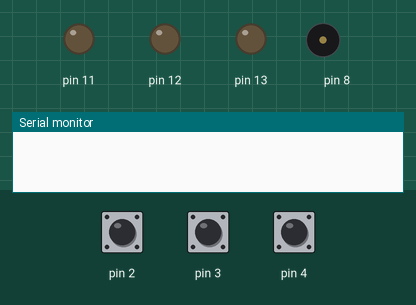
A program run on a simulated Arduino Uno, built with avr-gcc and run on an emulated ATmega328P. On the bench: output pins drawn as LEDs (lit = HIGH), buzzer (waves = sounding), the last lines printed to the serial monitor. Dashed ring = blinking. The inputs (shaded band) are chosen by the test bench; at power-on: pin 2 HIGH, pin 3 HIGH, pin 4 HIGH. Random numbers use the default seed unless the program sets one.

Above: at 2.2 s.
2.3 s: pin 2 pulled LOW for 0.15 s
At 3.1 s:
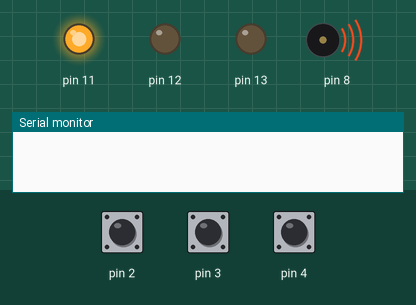
5.0 s: pin 3 pulled LOW for 0.15 s
At 7.3 s:
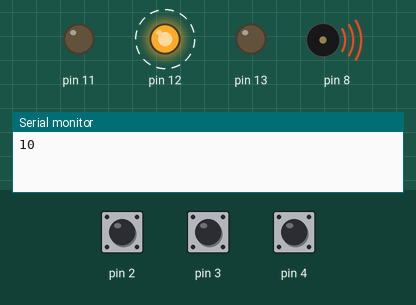
8.1 s: pin 2 pulled LOW for 3.2 s
At 11.5 s:
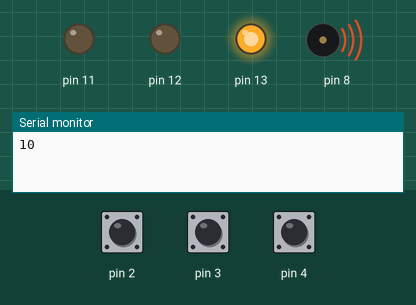
13.3 s: pin 2 pulled LOW for 1 s
At 14.45 s:
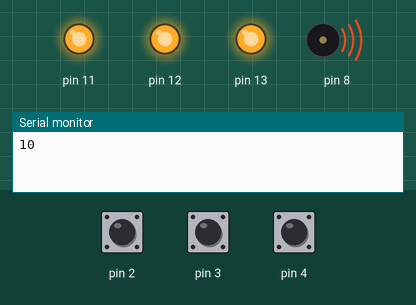
Timing chart, 0 to 17.5 s (numbered marks = the images above; inputs shaded):
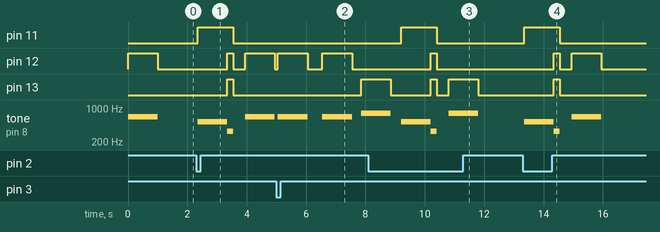

Measured:
- after the input at 2.3 s, pin 11: LOW → HIGH after 0.05 s, → LOW 1.2 s later; pin 12: LOW → HIGH after 1.0 s, → LOW 0.20 s later, → HIGH 0.40 s later, → LOW 1.0 s later; pin 13: LOW → HIGH after 1.0 s, → LOW 0.20 s later; tone on pin 8: plays 523 Hz for 1.0 s, 330 Hz for 0.20 s, 659 Hz for 1.0 s, starting after 0.05 s
- after the input at 5.0 s, pin 12: alternates HIGH for 1.0 s and LOW for 0.50 s, starting after 0.05 s; pin 13: LOW → HIGH after 2.8 s; tone on pin 8: plays 659 Hz for 1.0 s, 659 Hz for 1.0 s, 784 Hz for 0.25 s, starting after 0.05 s
- after the input at 8.1 s, pin 11: LOW → HIGH after 1.1 s, → LOW 1.2 s later; pin 12: LOW → HIGH after 2.1 s, → LOW 0.20 s later
- after the input at 13.3 s, pin 11: LOW → HIGH after 0.05 s, → LOW 1.2 s later; pin 12: LOW → HIGH after 1.1 s, → LOW 0.20 s later, → HIGH 0.40 s later, → LOW 1.0 s later; pin 13: LOW → HIGH after 1.1 s, → LOW 0.20 s later; tone on pin 8: plays 523 Hz for 1.0 s, 330 Hz for 0.20 s, 659 Hz for 1.0 s, starting after 0.05 s

The program:

main.cpp
```cpp
#include <Game.h>

// put function declarations here:
controlSystem c;
void setup() {
  // put your setup code here, to run once:
  Serial.begin(9600);
c.setup();
c.startGame();
}

void loop() {
  // put your main code here, to run repeatedly:
  c.debounceButtons();


}

// put function definitions here:
```

Game.h
```cpp
#pragma once
#include "Arduino.h"
#include <stdint.h>
#include <vector>

namespace pins {
static constexpr uint8_t LED[3] = {11,12,13};
static constexpr uint8_t BUTTONS[3] = {2,3,4};
static constexpr uint8_t BUZZER = 8;
} // namespace pins


class controlSystem;

class dataReciever {
private:
  int buttons[3] = {HIGH,HIGH,HIGH};

public:
  void setter(unsigned int number, int state);
  int getter(unsigned int number) const;
  void changeReciever(unsigned int Button, int current , controlSystem& controller);
};

class controlSystem {
  private:
  dataReciever data;
  uint16_t score;
  unsigned long lastDebounce[3]={}; //time for debounce
  int flickerableState[3] = {HIGH,HIGH,HIGH};
  const unsigned int debounceDelay = 50; //50ms
  std::vector<uint8_t> sequence;
  std::vector<uint8_t> playedSequence;
  const long PLAY_INTERVAL = 1000;
  unsigned long previousMillis = 0;
  int tones[3]= {523,659,784};
  uint8_t level= 1;
  uint8_t playStep=0;

  // bool waitingForPlayer = true;

  public:
  void setup();
  dataReciever getData();
  void debounceButtons();
  void createSequence();
  void startGame();
  void playedStep(uint8_t button);
  bool stepChecker(uint8_t playStep);
  void startLevel();
  void restart();
  void plusPlayStep();
  void nextLevel();
  void printScore();
};
```

game.cpp
```cpp
#include "Game.h"
#include "Arduino.h"
#include <cstdint>
#include <cstdlib>

void controlSystem::setup() {
  pinMode(pins::LED[0], OUTPUT);
  pinMode(pins::LED[1], OUTPUT);
  pinMode(pins::LED[2], OUTPUT);
  pinMode(pins::BUTTONS[0], INPUT_PULLUP);
  pinMode(pins::BUTTONS[1], INPUT_PULLUP);
  pinMode(pins::BUTTONS[2], INPUT_PULLUP);
  pinMode(pins::BUZZER, OUTPUT);
}
void dataReciever::setter(unsigned int number, int state) {
  if (number >= 1 && number <= 3) {
    buttons[number - 1] = state;
  }
}

// int dataReciever::getter(unsigned int number) const {
//   if (number == 1) {
//     return buttons[0];
//   } else if (number == 2) {
//     return buttons[1];
//   } else if (number == 3) {
//     return buttons[2];
//   }
//   return NULL;
// }

// void dataReciever::changeReciever(unsigned int Button,
//                                   controlSystem &controller) {
//   // detecting HIGH to LOW = Button is pressed
//   switch (Button) {
//   case 0:
//     if (digitalRead(pins::BUTTONS[0]) == LOW && buttons[0] == HIGH) {
//       dataReciever::setter(1);
//       controller.playedStep(1);
//     } else {

//       dataReciever::setter(1);
//     }
//     break;
//   case 1:
//     if (digitalRead(pins::BUTTONS[1]) == LOW && buttons[1] == HIGH) {
//       dataReciever::setter(2);
//       controller.playedStep(2);
//     } else {
//       dataReciever::setter(2);

//     }
//     break;
//   case 2:
//     if (digitalRead(pins::BUTTONS[2]) == LOW && buttons[2] == HIGH) {
//       dataReciever::setter(3);
//       controller.playedStep(3);
//     } else {
//       dataReciever::setter(3);

//     }
//     break;
//   }
// }
void dataReciever::changeReciever(
    unsigned int Button,
    int current,
    controlSystem& controller) {

  if (Button >= 3) {
    return;
  }

  bool pressed = (current == LOW && buttons[Button] == HIGH);

  setter(Button + 1, current);

  if (pressed) {
    controller.playedStep(Button + 1);
  }
}
// void controlSystem::debounceButtons() {
//   for (int i = 0; i < 3; i++) {
//     if (digitalRead(pins::BUTTONS[i]) != flickerableState[i]) {
//       lastDebounce[i] = millis(); // reset timer
//       flickerableState[i] =
//           digitalRead(pins::BUTTONS[i]); // save debounce state
//     }
//     if ((millis() - lastDebounce[i]) > debounceDelay) {
//       data.changeReciever(i, *this);
//     }
//   }
// }
void controlSystem::debounceButtons() {
  for (int i = 0; i < 3; i++) {
    int current = digitalRead(pins::BUTTONS[i]);
    unsigned long now = millis();

    if (current != flickerableState[i]) {
      flickerableState[i] = current;
      lastDebounce[i] = now;
    }

    if (now - lastDebounce[i] >= debounceDelay) {
      data.changeReciever(i, current, *this);
    }
  }
}
void controlSystem::createSequence() {
  uint8_t randomNumber = random(0, 3);
  sequence.push_back(randomNumber);
}

void controlSystem::startGame() {
  if (level == 1) {
    createSequence();
    digitalWrite(pins::LED[sequence[0]], HIGH);
    tone(pins::BUZZER, tones[sequence[0]], 1000);
    delay(1000);
    digitalWrite(pins::LED[sequence[0]], LOW);
  }
}

void controlSystem::nextLevel(){
  level++;
  createSequence();
  delay(500);
  for (size_t i = 0; i < sequence.size(); ++i) {
  uint8_t index = sequence[i];

  digitalWrite(pins::LED[index], HIGH);
  tone(pins::BUZZER, tones[index], 1000);
  delay(1000);

  noTone(pins::BUZZER);
  digitalWrite(pins::LED[index], LOW);
  delay(300);
}

}
// void controlSystem::startLevel() {
//   if (level == 1) {
//     createSequence();
//     digitalWrite(pins::LED[sequence[0]], HIGH);
//     tone(pins::BUZZER, sequence[0], 1500);
//     delay(2000);
//     digitalWrite(pins::LED[sequence[0]], LOW);
//   } else if(level > 1){

//   }
// }

void controlSystem::playedStep(uint8_t button) {
  plusPlayStep();
  switch (button) {
  case 1:
    playedSequence.push_back(0);

    digitalWrite(pins::LED[0], HIGH);
    tone(pins::BUZZER, tones[0], 1000);
    delay(1000);
    digitalWrite(pins::LED[0], LOW);
    if (stepChecker(playStep) == false) {
      controlSystem::restart();
    } else {
      score += 10;
      if (level == playStep) {
        playStep=0;
        playedSequence.clear();
        printScore();
        nextLevel();
      }
    }
    break;
    case 2:
    playedSequence.push_back(1);
    digitalWrite(pins::LED[1], HIGH);
    tone(pins::BUZZER, tones[1], 1000);
    delay(1000);
    digitalWrite(pins::LED[1], LOW);
    if (stepChecker(playStep) == false) {
      controlSystem::restart();
    } else {
      score += 10;
      if (level == playStep) {
        playStep=0;
        playedSequence.clear();
        printScore();
        nextLevel();
      }

    }
    break;
    case 3:
    playedSequence.push_back(2);
    digitalWrite(pins::LED[2], HIGH);
    tone(pins::BUZZER, tones[2], 1000);
    delay(1000);
    digitalWrite(pins::LED[2], LOW);
    if (stepChecker(playStep) == false) {
      controlSystem::restart();
    } else {
      score += 10;
      if (level == playStep) {
        playStep=0;
        playedSequence.clear();
        printScore();
        nextLevel();
      }
    }
    break;
  }
}

// bool controlSystem::stepChecker(uint8_t playStep) {
//   if (sequence.at(playStep - 1) == playedSequence.at(playStep - 1)) {
//     return true;
//   } else {
//     return false;
//   }
// }
bool controlSystem::stepChecker(uint8_t stepCount) {
  if (stepCount == 0) {
    return false;
  }

  size_t index = stepCount - 1;

  if (index >= sequence.size() ||
      index >= playedSequence.size()) {
    return false;
  }

  return sequence.at(index) == playedSequence.at(index);
}

void controlSystem::restart() {
  for (int i = 0; i < 3; i++) {
    digitalWrite(pins::LED[i], HIGH);
  }

  tone(pins::BUZZER, 330, 200); // E4
  delay(200);
  noTone(pins::BUZZER);
  for (int i = 0; i < 3; i++) {
    digitalWrite(pins::LED[i], LOW);
  }
  score = 0;
  sequence.clear();
  playedSequence.clear();
  level = 1;
  playStep = 0;
  delay(400);
  startGame();
}

void controlSystem::plusPlayStep() {
  playStep++;
}
 void controlSystem::printScore(){
  Serial.println(score);
 }
dataReciever controlSystem::getData() { return data; }
```
